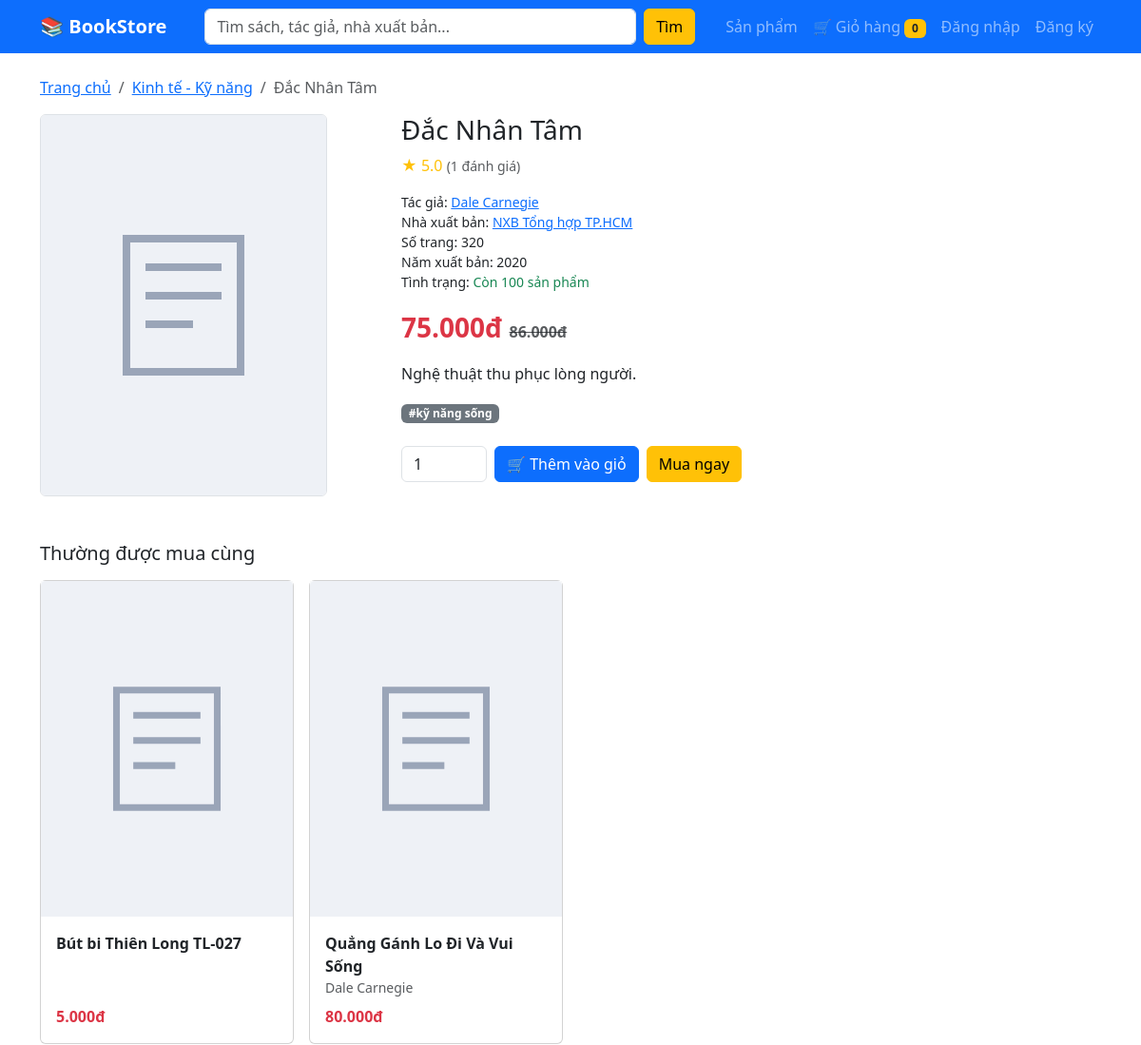
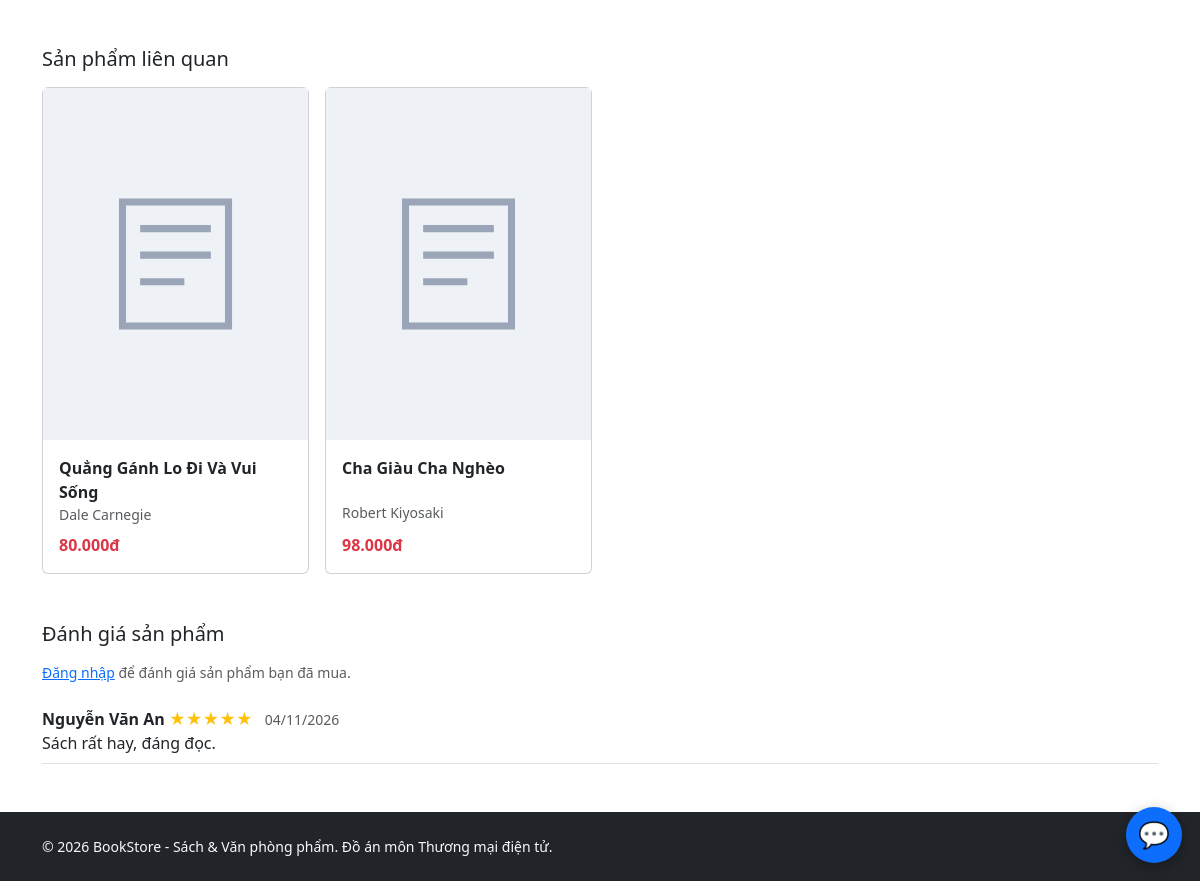
The page /san-pham/dac-nhan-tam on the database its author committed (2 pictures, top to bottom).
### tables this page shows
CREATE TABLE categories (
    id          INT UNSIGNED AUTO_INCREMENT PRIMARY KEY,
    parent_id   INT UNSIGNED NULL,                       
    name        VARCHAR(100) NOT NULL,
    slug        VARCHAR(120) NOT NULL UNIQUE,            
    description VARCHAR(255) NULL,
    CONSTRAINT fk_cat_parent FOREIGN KEY (parent_id) REFERENCES categories(id) ON DELETE SET NULL
);

CREATE TABLE products (
    id            INT UNSIGNED AUTO_INCREMENT PRIMARY KEY,
    category_id   INT UNSIGNED NOT NULL,
    publisher_id  INT UNSIGNED NULL,                     
    type          ENUM('book','stationery') NOT NULL DEFAULT 'book',
    name          VARCHAR(200) NOT NULL,
    slug          VARCHAR(220) NOT NULL UNIQUE,
    description   TEXT NULL,
    price         DECIMAL(12,0) NOT NULL,                
    sale_price    DECIMAL(12,0) NULL,                    
    stock         INT UNSIGNED NOT NULL DEFAULT 0,       
    image         VARCHAR(255) NULL,
    pages         SMALLINT UNSIGNED NULL,                
    publish_year  YEAR NULL,
    sold_count    INT UNSIGNED NOT NULL DEFAULT 0,       
    is_active     TINYINT(1) NOT NULL DEFAULT 1,
    created_at    TIMESTAMP NOT NULL DEFAULT CURRENT_TIMESTAMP,
    CONSTRAINT fk_prod_cat FOREIGN KEY (category_id)  REFERENCES categories(id),
    CONSTRAINT fk_prod_pub FOREIGN KEY (publisher_id) REFERENCES publishers(id) ON DELETE SET NULL,
    INDEX idx_prod_cat (category_id),
    INDEX idx_prod_pub (publisher_id),
    INDEX idx_prod_price (price),
    FULLTEXT INDEX ft_prod_name (name)                   
);

CREATE TABLE authors (
    id    INT UNSIGNED AUTO_INCREMENT PRIMARY KEY,
    name  VARCHAR(100) NOT NULL,
    slug  VARCHAR(120) NOT NULL UNIQUE,
    bio   TEXT NULL
);

CREATE TABLE publishers (
    id    INT UNSIGNED AUTO_INCREMENT PRIMARY KEY,
    name  VARCHAR(100) NOT NULL,
    slug  VARCHAR(120) NOT NULL UNIQUE
);

CREATE TABLE reviews (
    id          INT UNSIGNED AUTO_INCREMENT PRIMARY KEY,
    product_id  INT UNSIGNED NOT NULL,
    user_id     INT UNSIGNED NOT NULL,
    rating      TINYINT UNSIGNED NOT NULL,
    comment     VARCHAR(500) NULL,
    created_at  TIMESTAMP NOT NULL DEFAULT CURRENT_TIMESTAMP,
    CONSTRAINT chk_rating CHECK (rating BETWEEN 1 AND 5),
    CONSTRAINT fk_rv_prod FOREIGN KEY (product_id) REFERENCES products(id) ON DELETE CASCADE,
    CONSTRAINT fk_rv_user FOREIGN KEY (user_id)    REFERENCES users(id)    ON DELETE CASCADE,
    UNIQUE KEY uq_review (product_id, user_id)
);

CREATE TABLE users (
    id          INT UNSIGNED AUTO_INCREMENT PRIMARY KEY,
    full_name   VARCHAR(100) NOT NULL,
    email       VARCHAR(150) NOT NULL UNIQUE,
    password    VARCHAR(255) NOT NULL,                   
    phone       VARCHAR(20)  NULL,
    address     VARCHAR(255) NULL,
    role        ENUM('customer','admin') NOT NULL DEFAULT 'customer',
    is_active   TINYINT(1)   NOT NULL DEFAULT 1,         
    created_at  TIMESTAMP    NOT NULL DEFAULT CURRENT_TIMESTAMP
);

### app/views/shop/show.php (the view, shortened to what the rows shown need)
<?php $hasSale = $p['sale_price'] !== null && $p['sale_price'] < $p['price'];
$pageSlug = $p['slug'];    ?>
<nav aria-label="breadcrumb"><ol class="breadcrumb small">
    <li class="breadcrumb-item"><a href="<?= url('/') ?>">Trang chủ</a></li>
    <li class="breadcrumb-item"><a href="<?= url('/san-pham?category=' . $info['category']['slug']) ?>"><?= e($info['category']['name']) ?></a></li>
    <li class="breadcrumb-item active"><?= e($p['name']) ?></li>
</ol></nav>
<div class="row g-4">
    <div class="col-md-4"><img src="<?= e(product_image($p)) ?>" class="img-fluid rounded border" alt="<?= e($p['name']) ?>"></div>
    <div class="col-md-8">
        <h1 class="h3"><?= e($p['name']) ?></h1>
        <?php if ($info['rating']['total'] > 0): ?>
            <div class="text-warning">★ <?= e($info['rating']['avg_rating']) ?> <small class="text-muted">(<?= (int)$info['rating']['total'] ?> đánh giá)</small></div>
        <?php endif; ?>
        <ul class="list-unstyled small my-3">
            <?php if ($info['authors']): ?>
                <li>Tác giả:
                    <?php foreach ($info['authors'] as $i => $a): ?><?= $i ? ', ' : '' ?><a href="<?= url('/san-pham?author=' . $a['slug']) ?>"><?= e($a['name']) ?></a><?php endforeach; ?>
                </li>
            <?php endif; ?>
            <?php if ($info['publisher']): ?><li>Nhà xuất bản: <a href="<?= url('/san-pham?publisher=' . $info['publisher']['slug']) ?>"><?= e($info['publisher']['name']) ?></a></li><?php endif; ?>
            <?php if ($p['pages']): ?><li>Số trang: <?= (int)$p['pages'] ?></li><?php endif; ?>
            <?php if ($p['publish_year']): ?><li>Năm xuất bản: <?= (int)$p['publish_year'] ?></li><?php endif; ?>
            <li>Tình trạng: <?= $p['stock'] > 0 ? '<span class="text-success">Còn ' . (int)$p['stock'] . ' sản phẩm</span>' : '<span class="text-danger">Hết hàng</span>' ?></li>
        </ul>
        <div class="fs-3 text-danger fw-bold"><?= money($p['final_price']) ?>
            <?php if ($hasSale): ?><small class="fs-6 text-muted text-decoration-line-through"><?= money($p['price']) ?></small><?php endif; ?>
        </div>
        <p class="mt-3"><?= nl2br(e($p['description'])) ?></p>
        <?php foreach ($info['tags'] as $t): ?>
            <a class="badge text-bg-secondary text-decoration-none" href="<?= url('/san-pham?q=' . urlencode($t)) ?>">#<?= e($t) ?></a>
        <?php endforeach; ?>
        <form method="post" action="<?= url('/gio-hang/them') ?>" class="mt-4 d-flex gap-2 flex-wrap">
            <input type="number" name="qty" value="1" min="1" max="<?= (int)$p['stock'] ?>" class="form-control" style="width:90px" <?= $p['stock'] > 0 ? '' : 'disabled' ?>>
            <button class="btn btn-primary" <?= $p['stock'] > 0 ? '' : 'disabled' ?>>🛒 Thêm vào giỏ</button>
            <button class="btn btn-warning" name="buy_now" value="1" <?= $p['stock'] > 0 ? '' : 'disabled' ?>>Mua ngay</button>
        </form>
    </div>
</div>
<?php if ($boughtTogether): ?>
<h2 class="h5 mt-5 mb-3">Thường được mua cùng</h2>
<div class="row row-cols-2 row-cols-md-4 g-3">
    <?php foreach ($boughtTogether as $p): ?><div class="col"><?php include APP_PATH . '/views/partials/product_card.php'; ?></div><?php endforeach; ?>
</div>
<?php endif; ?>
<?php if ($related): ?>
<h2 class="h5 mt-5 mb-3">Sản phẩm liên quan</h2>
<div class="row row-cols-2 row-cols-md-4 g-3">
    <?php foreach ($related as $p): ?><div class="col"><?php include APP_PATH . '/views/partials/product_card.php'; ?></div><?php endforeach; ?>
</div>
<?php endif; ?>
<h2 class="h5 mt-5 mb-3" id="danh-gia">Đánh giá sản phẩm</h2>
<?php if ($canReview):  ?>
<form method="post" action="<?= url('/san-pham/' . $pageSlug . '/danh-gia') ?>" class="card card-body mb-4" style="max-width:600px">
    <?= csrf_field() ?>
    <div class="fw-semibold mb-2"><?= $myReview ? 'Đánh giá của bạn (có thể chỉnh sửa)' : 'Bạn đã mua sản phẩm này, hãy chia sẻ cảm nhận' ?></div>
    <div class="star-input mb-2" role="radiogroup" aria-label="Số sao">
        <?php for ($i = 5; $i >= 1; $i--): ?>
            <input type="radio" name="rating" id="star<?= $i ?>" value="<?= $i ?>" <?= (int)($myReview['rating'] ?? 0) === $i ? 'checked' : '' ?> required>
            <label for="star<?= $i ?>" title="<?= $i ?> sao">★</label>
        <?php endfor; ?>
    </div>
    <textarea name="comment" class="form-control mb-2" rows="3" maxlength="500" placeholder="Nhận xét của bạn (không bắt buộc)"><?= e($myReview['comment'] ?? '') ?></textarea>
    <div><button class="btn btn-primary btn-sm"><?= $myReview ? 'Cập nhật đánh giá' : 'Gửi đánh giá' ?></button>
    <?php if ($myReview): ?><button class="btn btn-outline-danger btn-sm" formaction="<?= url('/san-pham/' . $pageSlug . '/danh-gia/xoa') ?>" onclick="return confirm('Xóa đánh giá của bạn?')">Xóa</button><?php endif; ?></div>
</form>
<?php elseif (!auth_user()): ?>
    <p class="small text-muted"><a href="<?= url('/dang-nhap') ?>">Đăng nhập</a> để đánh giá sản phẩm bạn đã mua.</p>
<?php else: ?>
    <p class="small text-muted">Chỉ khách đã mua và nhận sản phẩm này mới có thể đánh giá.</p>
<?php endif; ?>
<?php foreach ($info['reviews'] as $r): ?>
    <div class="border-bottom py-2">
        <strong><?= e($r['full_name']) ?></strong> <span class="text-warning"><?= str_repeat('★', (int)$r['rating']) ?><span class="text-black-50"><?= str_repeat('★', 5 - (int)$r['rating']) ?></span></span>
        <small class="text-muted ms-2"><?= date('d/m/Y', strtotime($r['created_at'])) ?></small>
        <?php if ($r['comment']): ?><br><?= nl2br(e($r['comment'])) ?><?php endif; ?>
    </div>
<?php endforeach; ?>

### app/views/partials/product_card.php (shortened to what the rows shown need)
<div class="card product-card h-100">
    <a href="<?= url('/san-pham/' . $p['slug']) ?>" class="ratio ratio-3x4 bg-light">
        <img src="<?= e(product_image($p)) ?>" class="card-img-top object-fit-cover" alt="<?= e($p['name']) ?>" loading="lazy">
    </a>
    <div class="card-body d-flex flex-column">
        <a href="<?= url('/san-pham/' . $p['slug']) ?>" class="text-decoration-none text-dark fw-semibold product-name"><?= e($p['name']) ?></a>
        <small class="text-muted"><?= e($p['author_names'] ?? '') ?></small>
        <div class="mt-auto pt-2">
            <span class="text-danger fw-bold"><?= money($p['final_price']) ?></span>
        </div>
    </div>
</div>

### app/core/Router.php (shortened to what the rows shown need)
<?php
class Router
{
    private array $routes = [];
    private function add(string $method, string $path, string $handler): void
    {
        $regex = preg_replace('#\{(\w+)\}#', '(?P<$1>[^/]+)', $path);
        $this->routes[] = [$method, '#^' . $regex . '$#', $handler];
    }
    public function dispatch(string $method, string $uri): void
    {
        $path = parse_url($uri, PHP_URL_PATH);
        $path = preg_replace('#^' . preg_quote(BASE_URL, '#') . '(/public)?#', '', $path);
        $path = '/' . trim($path, '/');
        foreach ($this->routes as [$routeMethod, $regex, $handler]) {
            if ($routeMethod === $method && preg_match($regex, $path, $matches)) {
                $params = array_filter($matches, 'is_string', ARRAY_FILTER_USE_KEY);
                [$controllerName, $action] = explode('@', $handler);
                (new $controllerName())->$action(...array_values($params));
                return;
            }
        }
    }
}

### rows shown on the page
categories: name "Kinh tế - Kỹ năng"
products: name "Đắc Nhân Tâm", pages "320", publish_year "2020", stock "100", price "86.000đ", description "Nghệ thuật thu phục lòng người.", qty "1"
authors: name "Dale Carnegie"
publishers: name "NXB Tổng hợp TP.HCM"
products: name "Bút bi Thiên Long TL-027", final_price "5.000đ"
products: name "Quẳng Gánh Lo Đi Và Vui Sống", author_names "Dale Carnegie", final_price "80.000đ"
products: name "Cha Giàu Cha Nghèo", author_names "Robert Kiyosaki", final_price "98.000đ"
reviews: user.full_name "Nguyễn Văn An", rating "★★★★★", created_at "04/11/2026", comment "Sách rất hay, đáng đọc."

### other values the page prints
$info['rating']['avg_rating'] "5.0"
$info['rating']['total'] "1"
money($p['final_price']) "75.000đ"
$t "kỹ năng sống"
